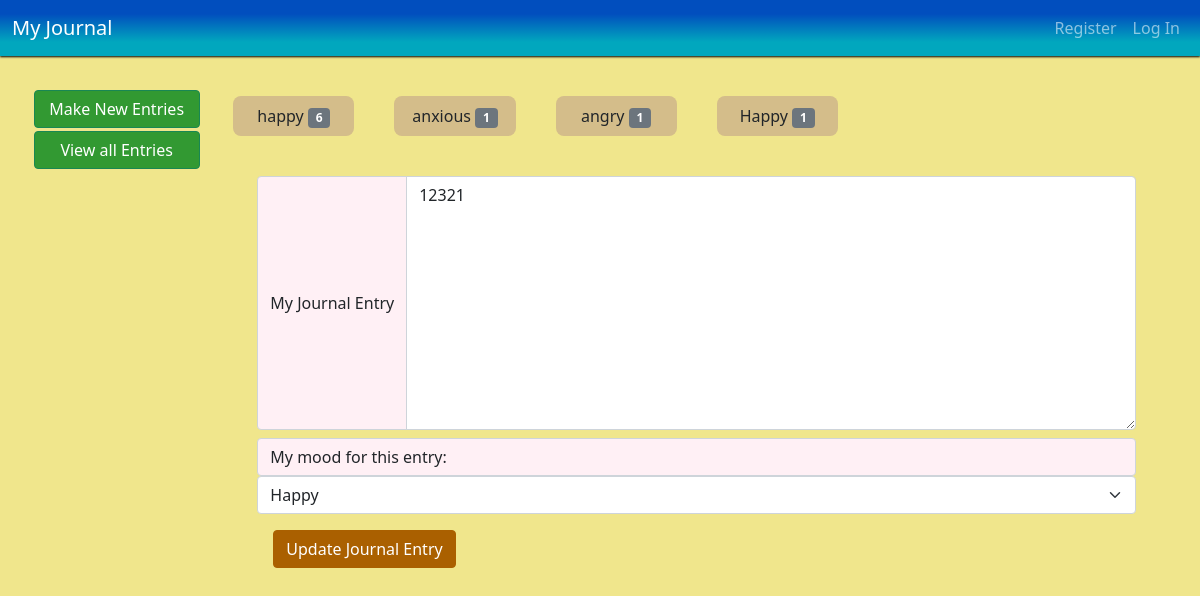
Screenshot of /update?id=21 with the database file from the repository.
### tables this page shows
CREATE TABLE 'entries' ('id' INTEGER PRIMARY KEY AUTOINCREMENT NOT NULL, 'username' TEXT NOT NULL, 'entry' TEXT, 'mood' TEXT, 'date' DATE, 'fDate' TEXT);

### app.py (the view)
@app.route('/update', methods=["GET", "POST"])
def update():
    if request.method == "GET" and not request.args:
        return redirect('/')
    if request.method == 'POST':
        with alcSession(engine) as conn:
            try:
                newentry = request.form.get('journal-entry')
                newmood = request.form.get('mood-select')
                id = request.args['id']
                statement = text("UPDATE entries SET entry = :newentry, mood = :newmood WHERE id = :id AND username = :username").bindparams(id = id, username = '1', newentry = newentry, newmood = newmood)
                conn.execute(statement)
                conn.commit()
                return redirect('/')
            except:
                flash("Error updating entry!")
                return redirect('/')
    elif request.method == "GET":
        print('hello')
        print(request.method)
        with alcSession(engine) as conn:
            statement = text("SELECT mood FROM entries WHERE username = '1'")  # for easy testing, using username '1'
            rows = conn.execute(statement)
            rows = rows.all()
            total_moods = {}
            for row in rows:
                total_moods.setdefault(row[0], 0)
                total_moods[row[0]] += 1
            statement = text("SELECT entry, mood FROM entries WHERE id = :id;").bindparams(id = request.args['id'])
            rows = conn.execute(statement)
            rows = rows.all()
            entry = rows
            return render_template('update.html', moods=total_moods, entry=entry, id=request.args['id'])

### app.py (called while the page is built)
@app.after_request
def after_request(response):
    response.headers["Cache-Control"] = "no-cache, no-store, must-revalidate"
    response.headers["Expires"] = 0
    response.headers["Pragma"] = "no-cache"
    return response

### templates/update.html (shortened to what this page needs)
{% extends "layout.html" %}
{% block main %}
<main class='container-fluid journal-container'>
  <div class='row'>
    <div class='col-md-2'>
      <nav class="flex-column nav nav-menu">
        <button id='new-entries-btn' class='menu-btn btn btn-success'>Make New Entries</button>
        <button id='all-entries-btn' class='menu-btn btn btn-success'>View all Entries</button>
      </nav>
    </div>
    <div class='col-md-10'>
      <div class='row' id='mood-row'>
        {% for mood, num in moods.items() %}
        <div class='col-md-2'>
          <p class='mood-btn'>{{ mood }}
            <span class="badge bg-secondary">{{ num }}</span>
          </p>
        </div>
        {% endfor %}
      </div>
      <div class='container'>
        <div class='row'>
          <div class='col-md-12'>
            <form action="/update?id={{ id }}" method="post" id='journal-form'>
              <div class="input-group">
                <span class="input-group-text" id='journal-desc' >My Journal Entry</span>
                <textarea name='journal-entry' class="form-control" aria-label="my journal entry" rows=10>{{ entry[0].entry }}</textarea>
              </div>
              <span class="input-group-text" id='mood-desc'>My mood for this entry:</span>
              <select id='mood-select' data-value='{{ entry[0].mood }}' name='mood-select' class="form-select" aria-label="Default select example">
                <option defaultValue>Happy</option>
              </select>
              <div class='btn-container'>
                <button class='btn-primary btn' id='save-btn'>
                  Update Journal Entry
                </button>
              </div>
            </form>
          </div>
        </div>
      </div>
    </div>
  </div>
</main>
{% endblock %}

### rows the page displays
entries: mood "happy", num "6"
entries: mood "anxious", username "1"
entries: mood "angry", username "1"
entries: mood "Happy", username "1"
entries: journal-entry "12321", mood-select "Happy"
